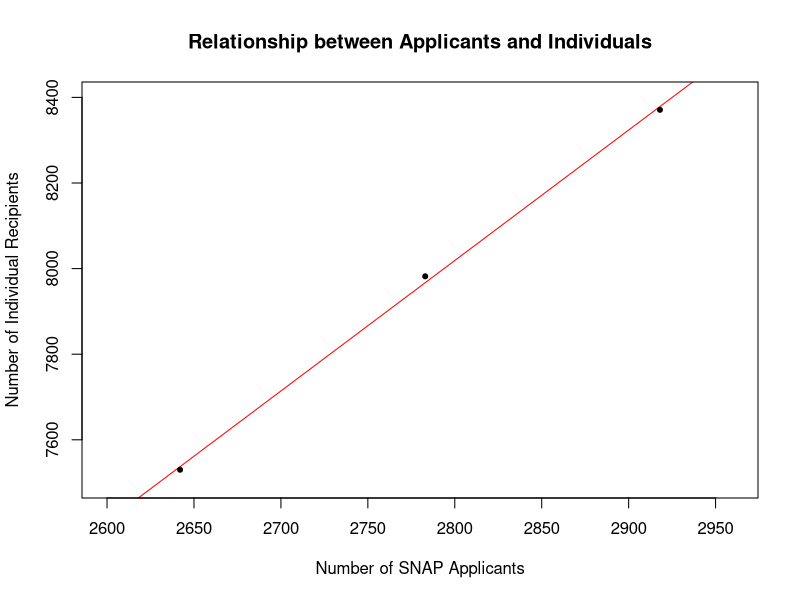

Write R code to recreate this figure.
## ---- chunk 1
library(knitr)
snap.name <- c('Applications', 'Individual.Recipients', 'Household.Recipients')
SFY.2014 <- c(2918, 8371, 5037)
SFY.2015 <- c(2783, 7982, 4697)
SFY.2016 <- c(2642, 7530, 4455)
snap.cs.table <- data.frame(snap.name, SFY.2014, SFY.2015, SFY.2016)
snap.cs.table.t <- setNames(data.frame(t(snap.cs.table[,-1])), snap.cs.table[,1])
kable(snap.cs.table)
## ---- chunk 2
cor.test(snap.cs.table.t$'Applications', snap.cs.table.t$'Individual.Recipients')
plot(snap.cs.table.t$'Applications', snap.cs.table.t$'Individual.Recipients', xlim=c(2600, 2960), ylim=c(7500, 8400),
     pch = 20, cex = 1, col = "black",
     main = "Relationship between Applicants and Individuals",
     ylab = "Number of Individual Recipients",
     xlab = "Number of SNAP Applicants",
     abline(lm(snap.cs.table.t$'Individual.Recipients' ~ snap.cs.table.t$'Applications'), col="red"))
